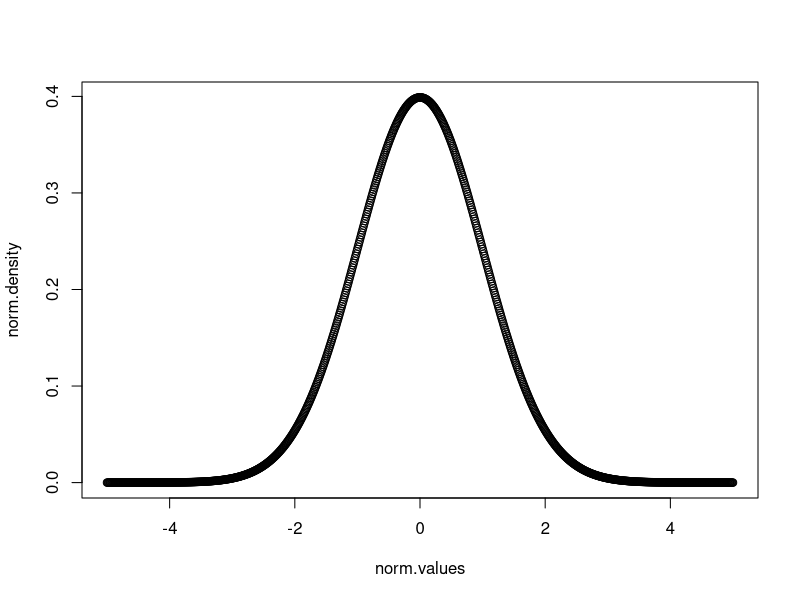
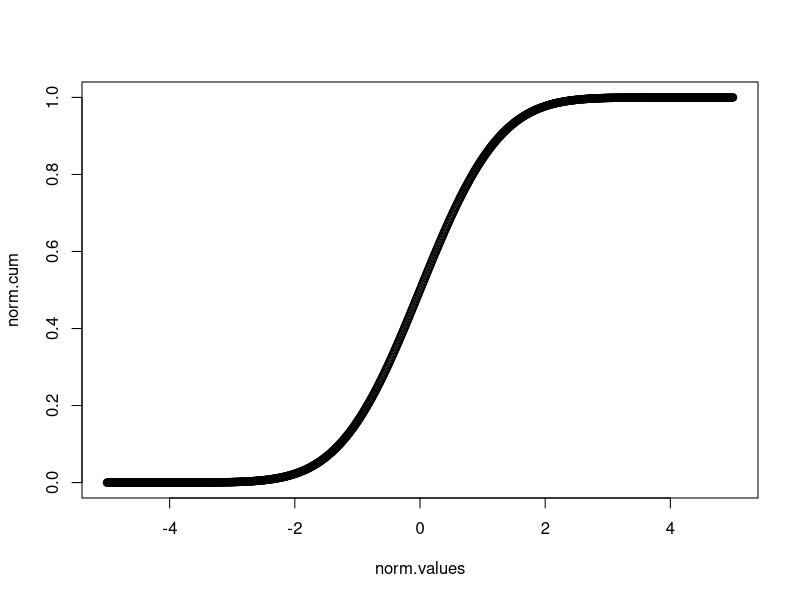
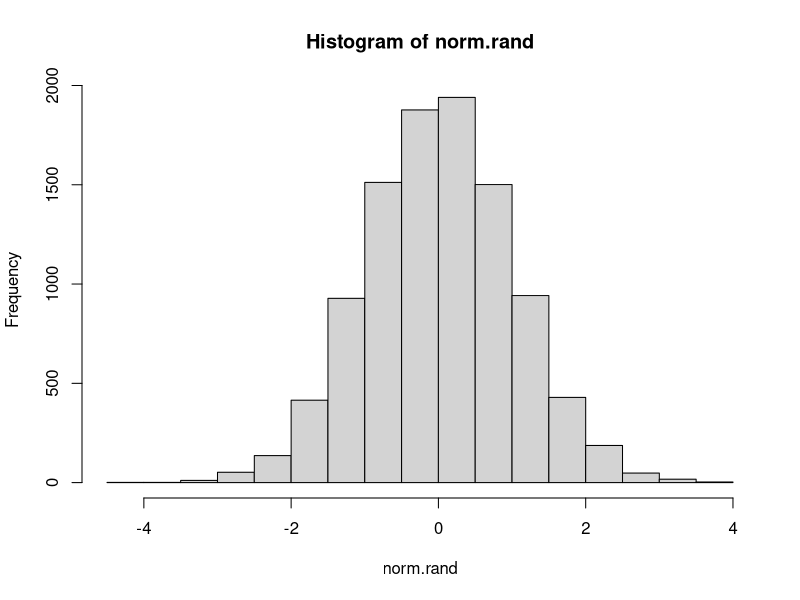
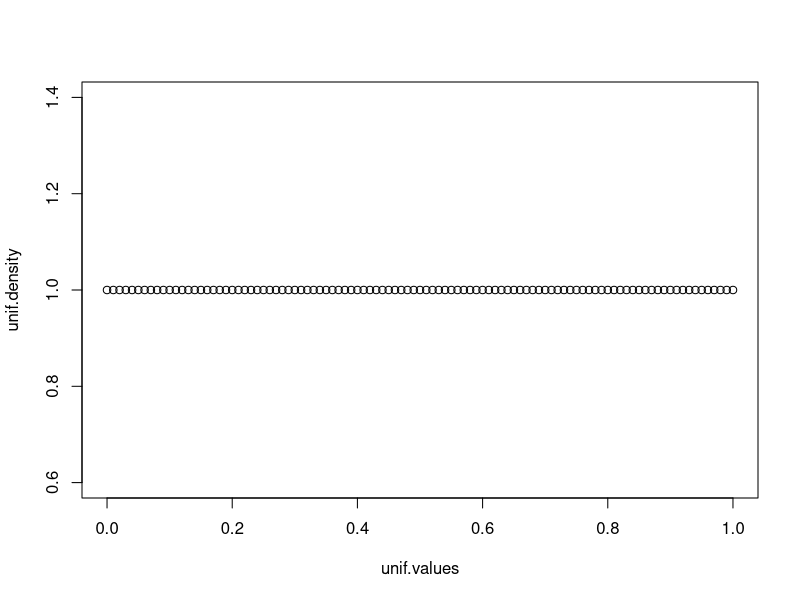
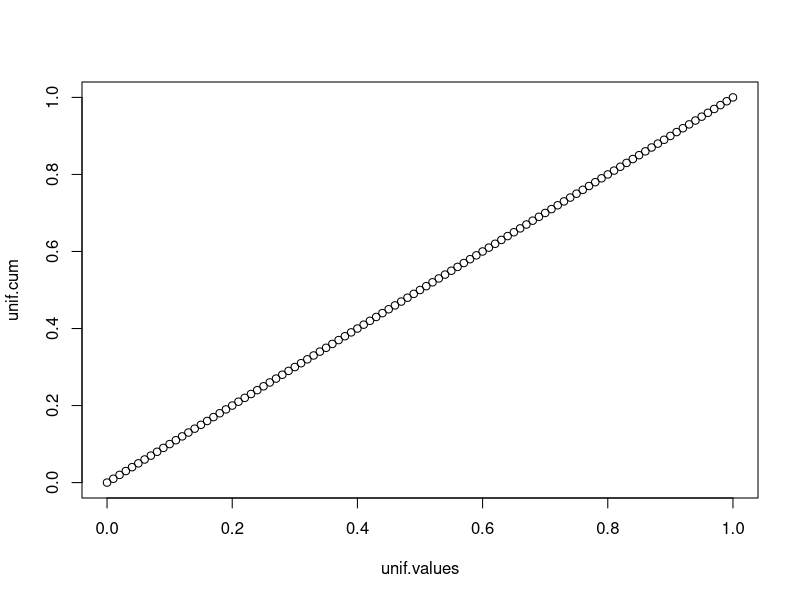
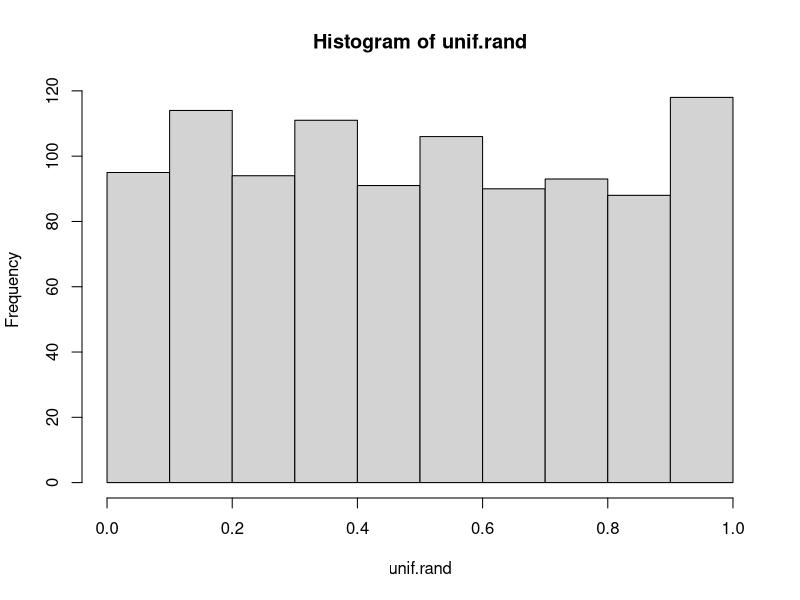
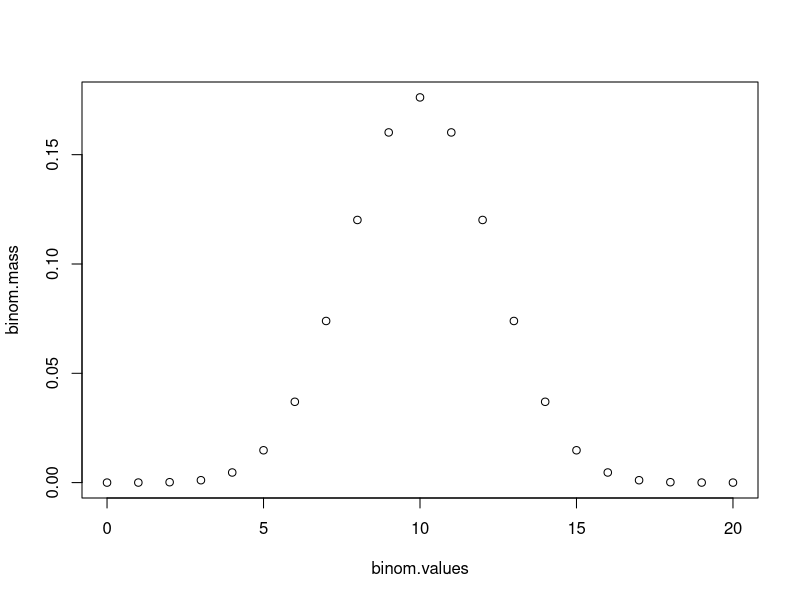
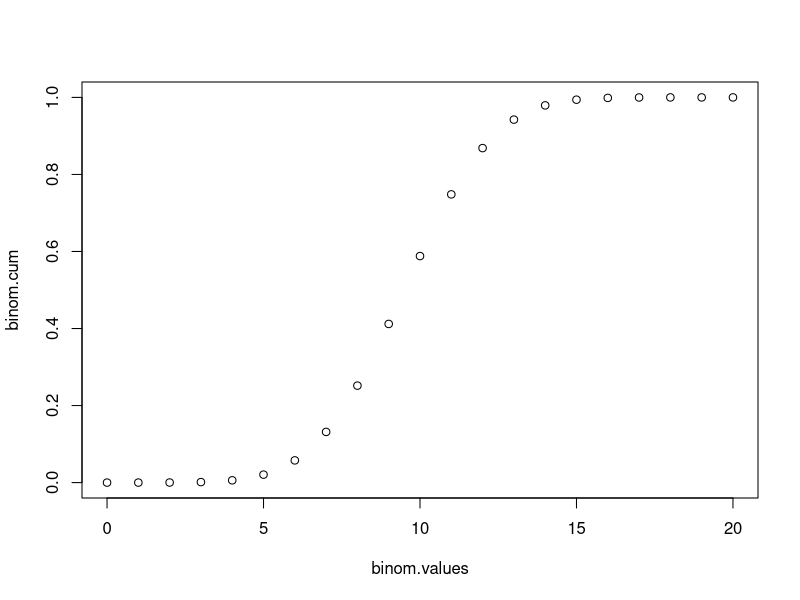

Here is the R script that generated these plots, in order:
#Yanwen Wang
#University of British Columbia
#CRM
#Updated January 2018

#Generate PDFs/PMFs, CDFs and random numbers from common distributions
rm(list=ls())
set.seed(123456)


# Standard Normal Distribution

norm.values<-seq(from = -5, to = 5, by = .01)

norm.density<-dnorm(norm.values, mean=0, sd=1)

plot(norm.values, norm.density)

norm.cum<-pnorm(norm.values, mean=0, sd=1)

plot(norm.values, norm.cum)

norm.rand<-rnorm(10000, mean=0, sd=1)

hist(norm.rand)

norm.prob<-qnorm(.975, mean=0, sd=1)



#Uniform Distribution on 0:1

unif.values<-seq(from = 0, to = 1, by = .01)

unif.density<-dunif(unif.values, min=0, max=1)

plot(unif.values,unif.density)

unif.cum<-punif(unif.values, min=0, max=1)

plot(unif.values,unif.cum)

unif.rand<-runif(1000, min=0, max=1)

hist(unif.rand)





#Binomial Distribution, 20 flips, p=.5

binom.values<-seq(from = 0, to = 20, by = 1)

binom.mass<-dbinom(binom.values, size=20, prob=.5)

plot(binom.values, binom.mass)

binom.cum<-pbinom(binom.values, size=20, prob=.5)

plot(binom.values, binom.cum)

binom.rand<-rbinom(10000, size=20, prob=.5)

hist(binom.rand)


